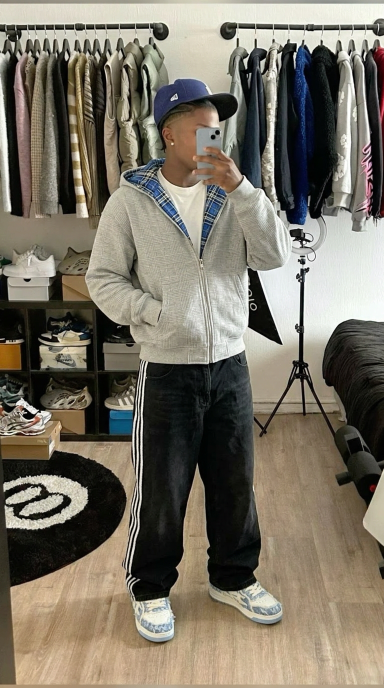
#> input picture tiktok-test/fiveleafs-remake/remakes/remake_pin1_gray.png, 768 x 1376 px (shown at 1/2 size)
$ python create_carousel.py
#> lines starting #> are read from the running program, lines starting #| are printed output that depends on the picture
"""
Create a 3-slide TikTok carousel remake inspired by Five Leafs format:
  Slide 1: 2x2 grid of outfit photos + "You want this style?"
  Slide 2: 2x2 grid of outfit photos + "But it's too expensive?"
  Slide 3: NEWGARMENTS product collage with items, prices, and copywriting
"""
from PIL import Image, ImageDraw, ImageFont
from pathlib import Path
import sys

BASE = Path(__file__).parent
OUTPUT = BASE / "output"
OUTPUT.mkdir(exist_ok=True)

# TikTok carousel dimensions (9:16)
W, H = 1080, 1920

# ---------- FONTS ----------
# Try common Windows fonts
FONT_CANDIDATES = [
    "C:/Windows/Fonts/arialbd.ttf",   # Arial Bold
    "C:/Windows/Fonts/arial.ttf",
    "C:/Windows/Fonts/segoeui.ttf",
    "C:/Windows/Fonts/calibri.ttf",
]

def load_font(size, bold=True):
    for f in FONT_CANDIDATES:
        if Path(f).exists():
            return ImageFont.truetype(f, size)
    return ImageFont.load_default()

font_big = load_font(72)
font_medium = load_font(42)
font_small = load_font(32)
font_price = load_font(36)
font_price_old = load_font(28, bold=False)
font_brand = load_font(56)
font_copy = load_font(52)


def fit_image(img, target_w, target_h):
    """Crop-fit an image to target dimensions (center crop)."""
    img_ratio = img.width / img.height
    target_ratio = target_w / target_h

    if img_ratio > target_ratio:
        # Image is wider — crop sides
        new_w = int(img.height * target_ratio)
        left = (img.width - new_w) // 2
        img = img.crop((left, 0, left + new_w, img.height))
    else:
        # Image is taller — crop top/bottom
        new_h = int(img.width / target_ratio)
        top = (img.height - new_h) // 2
        img = img.crop((0, top, img.width, top + new_h))

    return img.resize((target_w, target_h), Image.LANCZOS)


def draw_text_with_outline(draw, pos, text, font, fill="white", outline_color="black", outline_width=3):
    """Draw text with outline for visibility."""
    x, y = pos
    for dx in range(-outline_width, outline_width + 1):
        for dy in range(-outline_width, outline_width + 1):
            if dx*dx + dy*dy <= outline_width*outline_width:
                draw.text((x+dx, y+dy), text, font=font, fill=outline_color)
    draw.text(pos, text, font=font, fill=fill)


def create_grid_slide(pin_images, text_line, output_path):
    """Create a 2x2 grid slide with text overlay."""
    canvas = Image.new("RGB", (W, H), (0, 0, 0))

    gap = 6
    cell_w = (W - gap) // 2
    cell_h = (H - gap) // 2

    positions = [
        (0, 0),
        (cell_w + gap, 0),
        (0, cell_h + gap),
        (cell_w + gap, cell_h + gap),
    ]

    for i, (px, py) in enumerate(positions):
        if i < len(pin_images):
            img = Image.open(pin_images[i]).convert("RGB")
            img = fit_image(img, cell_w, cell_h)
            canvas.paste(img, (px, py))

    # Add text overlay in the center
    draw = ImageDraw.Draw(canvas)
    bbox = draw.textbbox((0, 0), text_line, font=font_big)
    tw = bbox[2] - bbox[0]
    th = bbox[3] - bbox[1]
    tx = (W - tw) // 2
    ty = (H - th) // 2

    draw_text_with_outline(draw, (tx, ty), text_line, font_big, fill="white", outline_width=4)

    canvas.save(output_path, quality=95)
    print(f"Saved: {output_path}")


# [125 lines left out: function create_product_collage, not called in this run]


def main():
    # Paths to AI-generated remakes (people wearing NEWGARMENTS clothing)
    remakes_dir = BASE / "remakes"
    pipeline_dir = Path(__file__).parent.parent.parent / "pipeline" / "output" / "2026-03-21" / "generated" / "outfits"
    product_refs = Path(__file__).parent.parent.parent / "content-library" / "product-refs"

    # Slide 1: 4 unique remakes — "You want this style?"
    slide1_imgs = [
        remakes_dir / "remake_pin1_gray.png",    # pin1: gray checkered
        remakes_dir / "remake_pin3_green.png",   # pin3: green Y2K
        remakes_dir / "remake_pin5_pink.png",    # pin5: pink Y2K
        remakes_dir / "remake_pin7_black.png",   # pin7: black checkered
    ]
    create_grid_slide(slide1_imgs, "You want this style?", OUTPUT / "slide1.png")
#> in create_grid_slide, `canvas = Image.new("RGB", (W, H), (0, 0, 0))`: canvas: PIL image 1080x1920 RGB; every value is 0
#> in create_grid_slide, img is the input picture: PIL image 768x1376 RGB; mean R, G, B 121.9, 115, 101.6
#> in fit_image, `return img.resize((target_w, target_h), Image.LANCZOS)`:
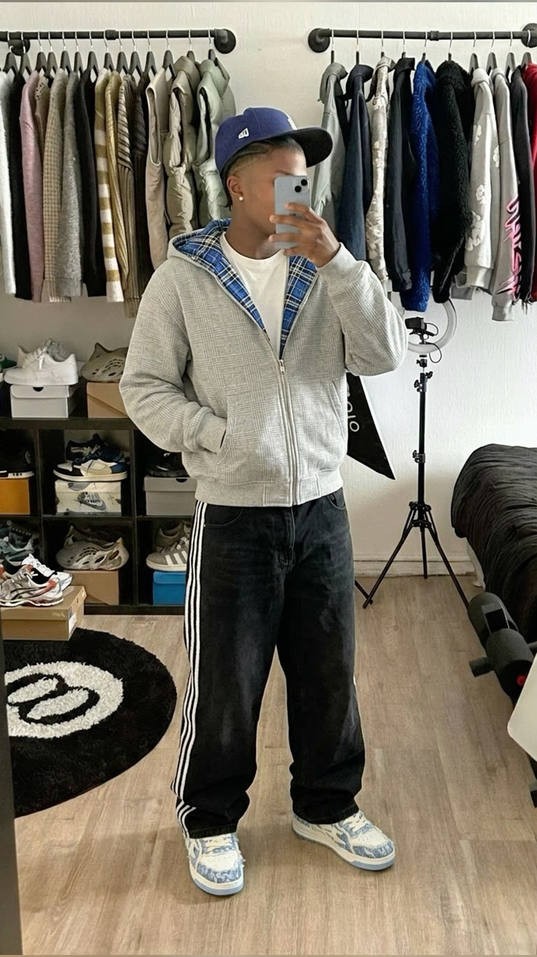
#> returned value: PIL image 537x957 RGB; mean R, G, B 121.6, 114.8, 101.4
#> in create_grid_slide, `canvas.paste(img, (px, py))`:
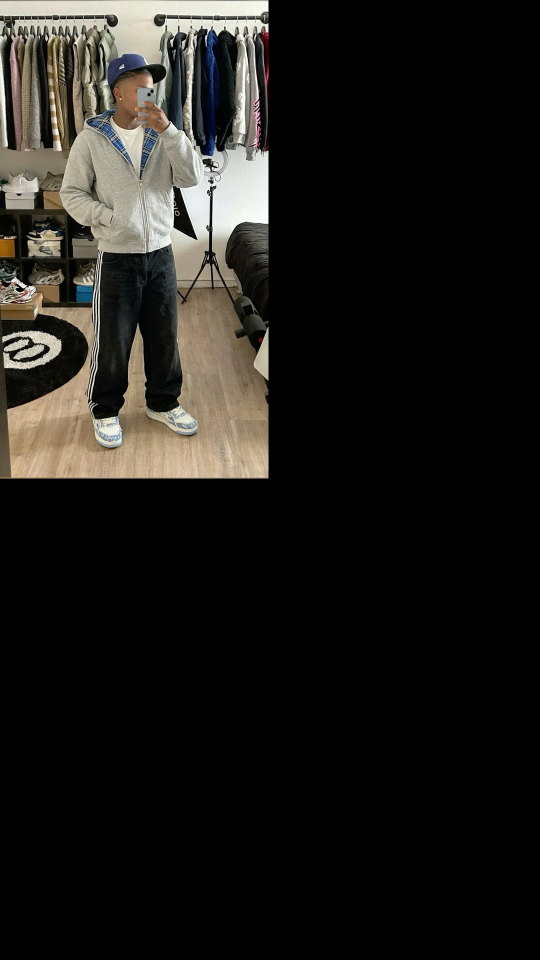
#> canvas: PIL image 1080x1920 RGB (shown at 1/2 size); mean R, G, B 30.1, 28.4, 25.1
#> pass 2 of the loop in create_grid_slide, `for i, (px, py) in enumerate(positions):`:
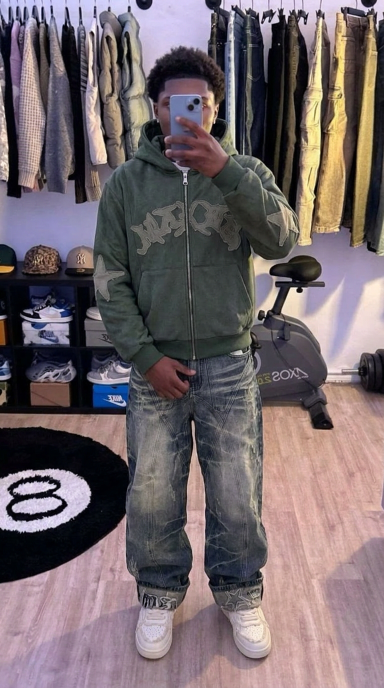
#> input picture tiktok-test/fiveleafs-remake/remakes/remake_pin3_green.png, 768 x 1376 px (shown at 1/2 size)
#> in create_grid_slide, img is the input picture: PIL image 768x1376 RGB; mean R, G, B 114.9, 102.8, 106.6
#> img: PIL image 768x1368 RGB
#> in fit_image (call 2), `return img.resize((target_w, target_h), Image.LANCZOS)`:
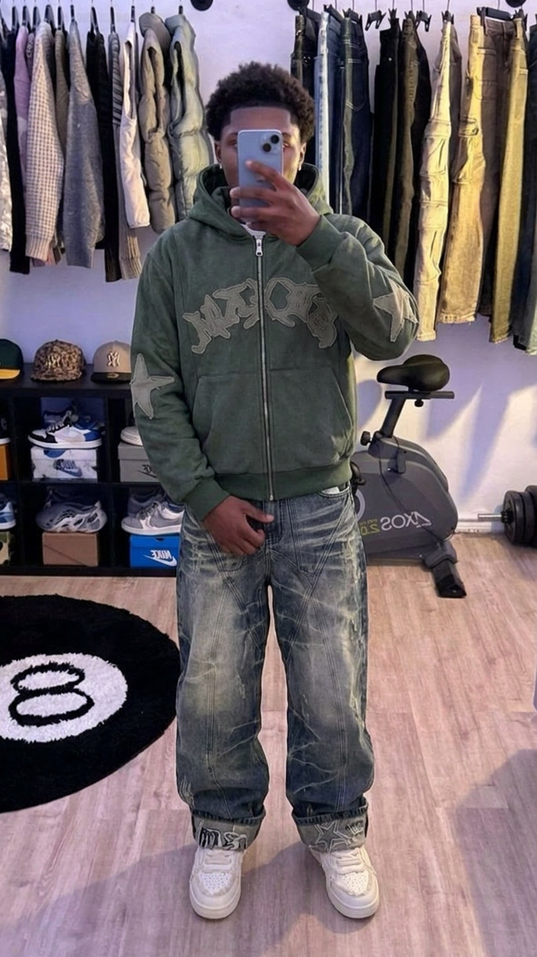
#> returned value: PIL image 537x957 RGB; mean R, G, B 114.5, 102.5, 106.2
#> in create_grid_slide, `canvas.paste(img, (px, py))`:
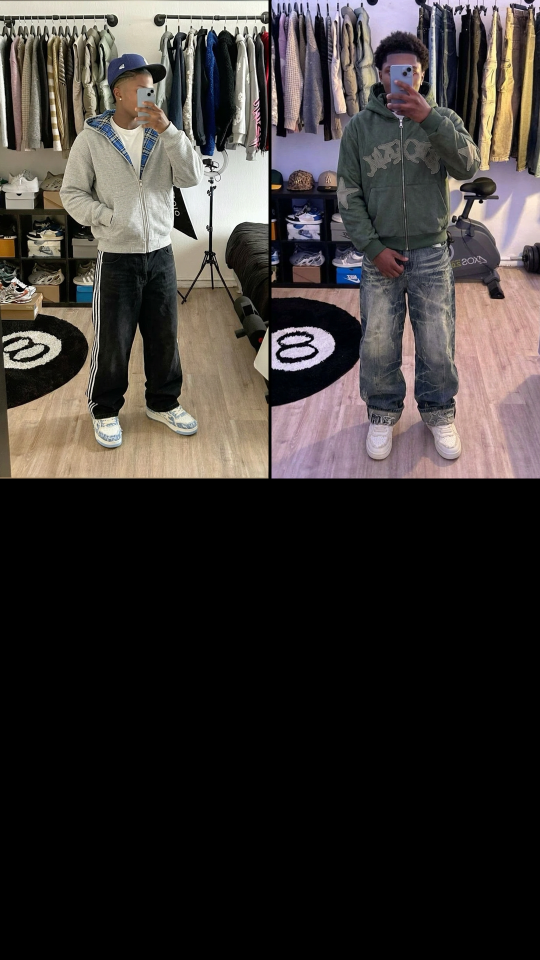
#> canvas: PIL image 1080x1920 RGB (shown at 1/2 size); mean R, G, B 58.5, 53.8, 51.4
#> pass 3 of the loop in create_grid_slide, `for i, (px, py) in enumerate(positions):`:
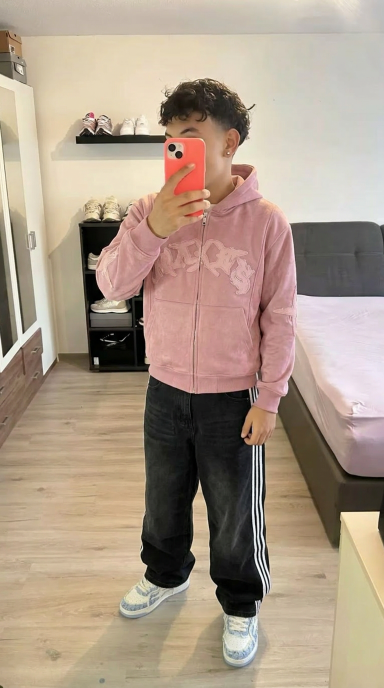
#> input picture tiktok-test/fiveleafs-remake/remakes/remake_pin5_pink.png, 768 x 1376 px (shown at 1/2 size)
#> in create_grid_slide, img is the input picture: PIL image 768x1376 RGB; mean R, G, B 171.5, 153.4, 136.1
#> img: PIL image 768x1368 RGB
#> in fit_image (call 3), `return img.resize((target_w, target_h), Image.LANCZOS)`:
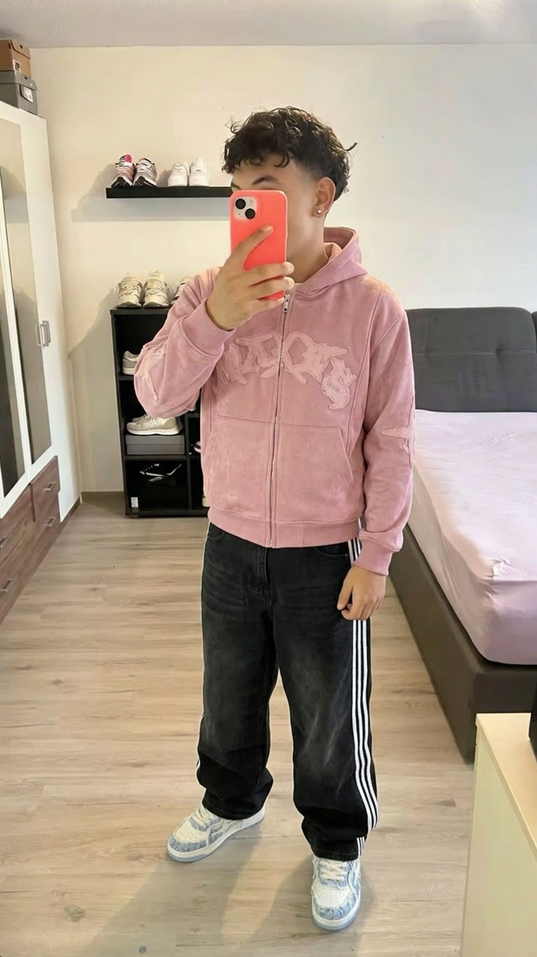
#> returned value: PIL image 537x957 RGB; mean R, G, B 171.3, 153.2, 135.9
#> in create_grid_slide, `canvas.paste(img, (px, py))`:
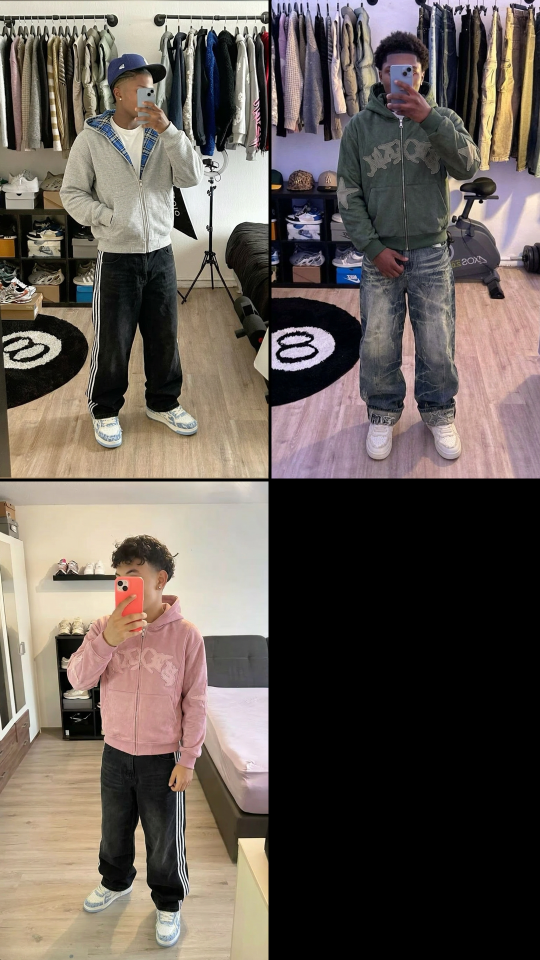
#> canvas: PIL image 1080x1920 RGB (shown at 1/2 size); mean R, G, B 101, 91.8, 85.1
#> the loop made 4 passes; the first 3 are shown
#> in create_grid_slide, `draw = ImageDraw.Draw(canvas)`:
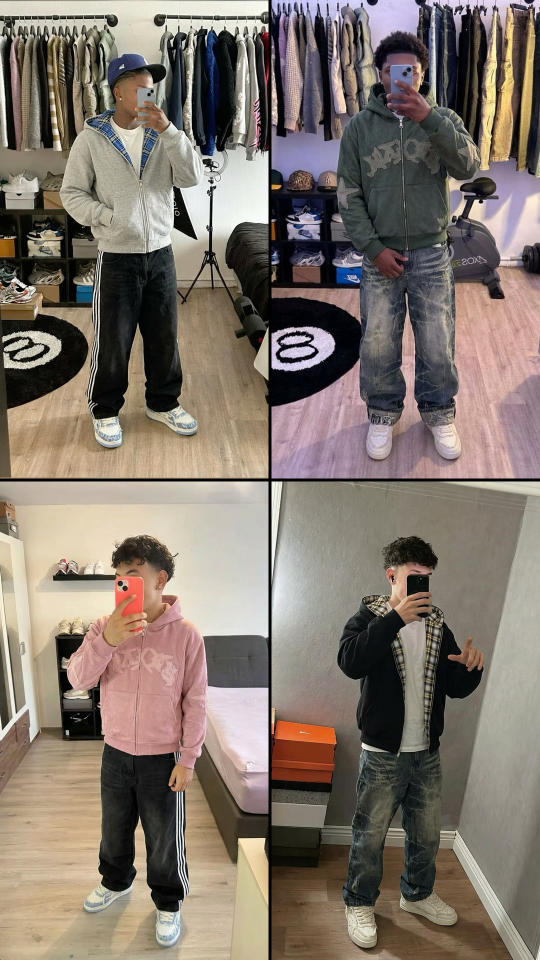
#> canvas: PIL image 1080x1920 RGB (shown at 1/2 size); mean R, G, B 129.6, 118.4, 108.7

    # Slide 2: 4 different remakes — "But it's too expensive?"
    slide2_imgs = [
        remakes_dir / "remake_pin2_green.png",   # pin2: green Y2K
        remakes_dir / "remake_pin8_gray.png",    # pin8: gray checkered
        remakes_dir / "remake_pin6_pink.png",    # pin6: pink Y2K
        remakes_dir / "remake_1_2.png",          # pin4: black checkered
    ]
    create_grid_slide(slide2_imgs, "But it's too expensive?", OUTPUT / "slide2.png")
#> call 2 of create_grid_slide, with text_line = "But it's too expensive?"
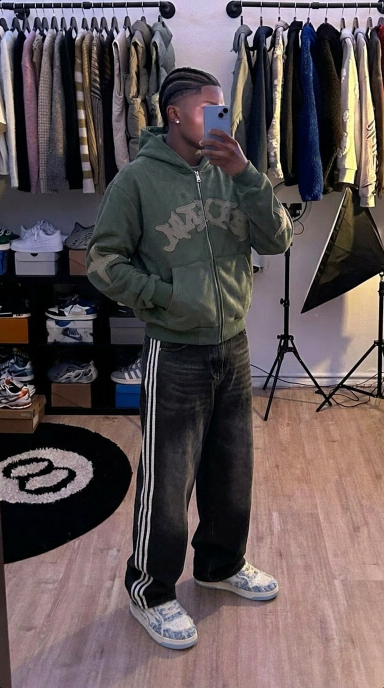
#> input picture tiktok-test/fiveleafs-remake/remakes/remake_pin2_green.png, 768 x 1376 px (shown at 1/2 size)
#> in create_grid_slide, img is the input picture: PIL image 768x1376 RGB; mean R, G, B 94.6, 83.1, 84.5
#> in fit_image (call 5), `img = img.crop((0, top, img.width, top + new_h))`:
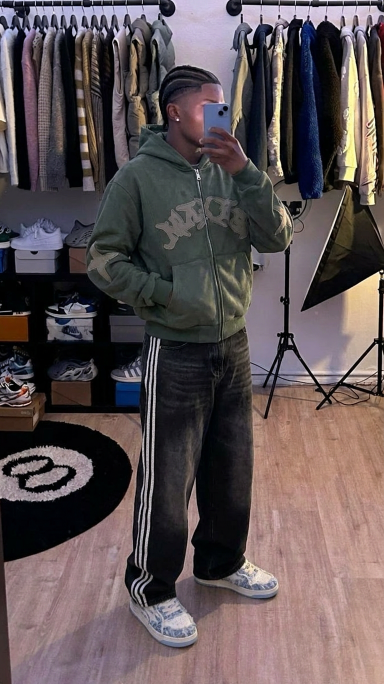
#> img: PIL image 768x1368 RGB (shown at 1/2 size); mean R, G, B 94.1, 82.6, 84
#> in fit_image (call 5), `return img.resize((target_w, target_h), Image.LANCZOS)`:
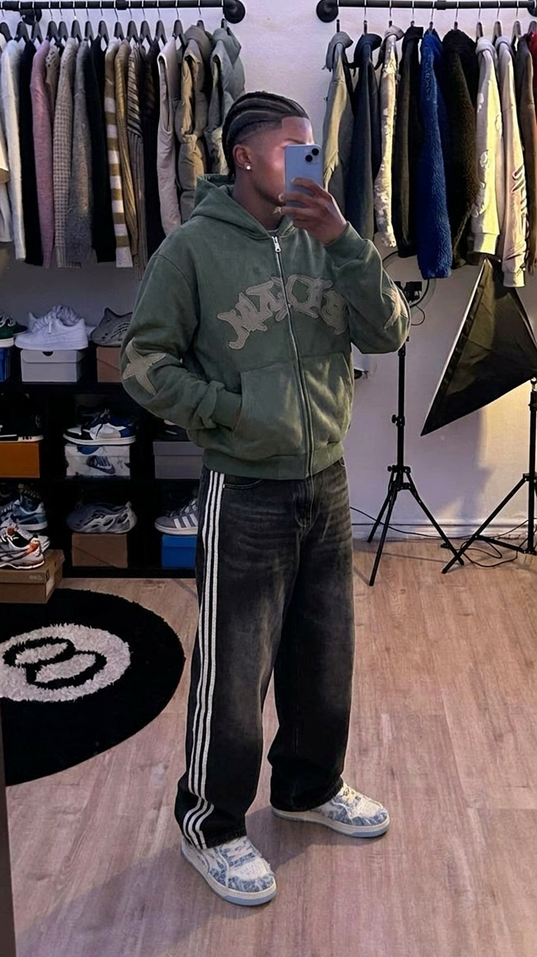
#> returned value: PIL image 537x957 RGB; mean R, G, B 94.1, 82.6, 84
#> in create_grid_slide (call 2), `canvas.paste(img, (px, py))`:
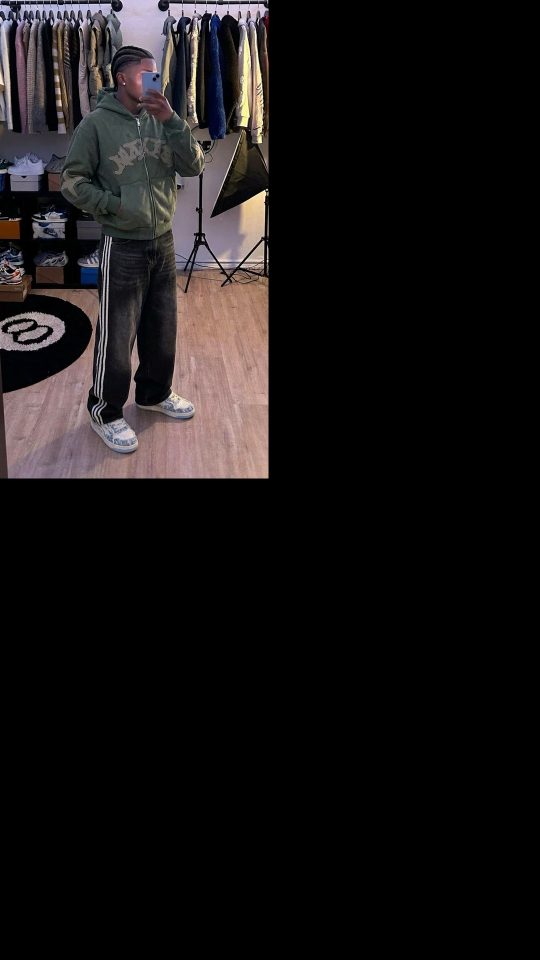
#> canvas: PIL image 1080x1920 RGB (shown at 1/2 size); mean R, G, B 23.3, 20.5, 20.8
#> pass 2 of the loop in create_grid_slide, `for i, (px, py) in enumerate(positions):`:

    # Slide 3: NEWGARMENTS product collage — 3 columns like Five Leafs
    products = [
        {
            "name": "Checkered Zipper Gray",
            "price": "€45,00",
            "original_price": "€90,00",
            "image": str(product_refs / "checkered-zipper-gray.png"),
        },
        {
            "name": "Checkered Zipper Black",
            "price": "€45,00",
            "original_price": "€90,00",
            "image": str(product_refs / "checkered-zipper-black.png"),
        },
        {
            "name": "Checkered Zipper Red",
            "price": "€45,00",
            "original_price": "€90,00",
            "image": str(product_refs / "checkered-zipper-red.png"),
        },
        {
            "name": "Zip Hoodie Y2K Green",
            "price": "€42,00",
            "original_price": "€85,00",
            "image": str(product_refs / "zip-hoodie-y2k-dark-green.png"),
        },
        {
            "name": "Zip Hoodie Y2K Black",
            "price": "€42,00",
            "original_price": "€85,00",
            "image": str(product_refs / "zip-hoodie-y2k-black.png"),
        },
        {
            "name": "Zip Hoodie Y2K Pink",
            "price": "€42,00",
            "original_price": "€85,00",
            "image": str(product_refs / "zip-hoodie-y2k-pink.png"),
        },
        {
            "name": "Embroidered Jeans",
            "price": "€48,00",
            "original_price": "€95,00",
            "image": str(product_refs / "embroidered-striped-jeans.png"),
        },
        {
            "name": "Graphic Lining Jeans",
            "price": "€48,00",
            "original_price": "€95,00",
            "image": str(product_refs / "graphic-lining-jeans.png"),
        },
        {
            "name": "Fur Graphic Sneakers",
            "price": "€55,00",
            "original_price": "€110,00",
            "image": str(product_refs / "fur-graphic-sneakers.webp"),
        },
    ]
    create_product_collage(products, OUTPUT / "slide3.png")

    print(f"\nAll 3 slides saved to: {OUTPUT}")


if __name__ == "__main__":
#> (the run stopped early here; a loop or call above may not have finished)
